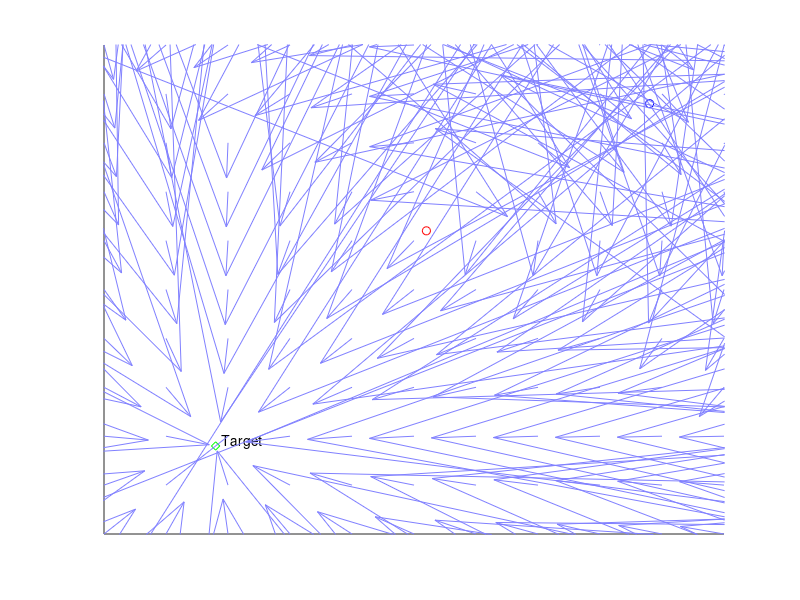

This chart was generated by the following MATLAB code:
close all;
x_val = 1;
y_val = 1;
axis([1 51 1 51]);
hold on;

TARGET = [10 10];
INITIAL = [45 45];
CONCERN = [27 32];
OBSTACLE = CONCERN;

% Draw the target on screen
plot(TARGET(1), TARGET(2), 'gd'); % greencolour diamond 
text(TARGET(1) + .5, TARGET(2) + .5, 'Target');

plot(INITIAL(1), INITIAL(2), 'bo');

plot(27, 32, 'ro'); % red colour O

for i = 1:5:51
    for j = 1:5:51
        POSITION = [i, j];
        CONCERN = OBSTACLE;

        temp_O2T = TARGET - CONCERN;
        temp_P2O = CONCERN - POSITION;
        a1 = atan2(temp_O2T(1), temp_O2T(2));
        a2 = atan2(temp_P2O(1), temp_P2O(2));
        if a1 < 0
            a1 = a1 + 2*pi;
        end
        
        if a2 < 0
            a2 = a2 + 2*pi;
        end
        angle = a1 - a2;
        
        if 0 < angle && angle < pi/2
            HEADING = [temp_P2O(2) -temp_P2O(1)];
        elseif -pi/2 < angle && angle < 0
            HEADING = [-temp_P2O(2) temp_P2O(1)];
        else
            HEADING = TARGET - POSITION;
        end
        
        HEADING = 4* HEADING / norm(HEADING);
        
        quiver(i, j, HEADING(1), HEADING(2), 'color', [0.5 0.5 1], 'MaxHeadSize', 10);
%         txt = num2str(a1);
%         text(i, j, txt);
        
    end
end

set(gca,'xtick',[])
set(gca,'xticklabel',[])

set(gca,'ytick',[])
set(gca,'yticklabel',[])
